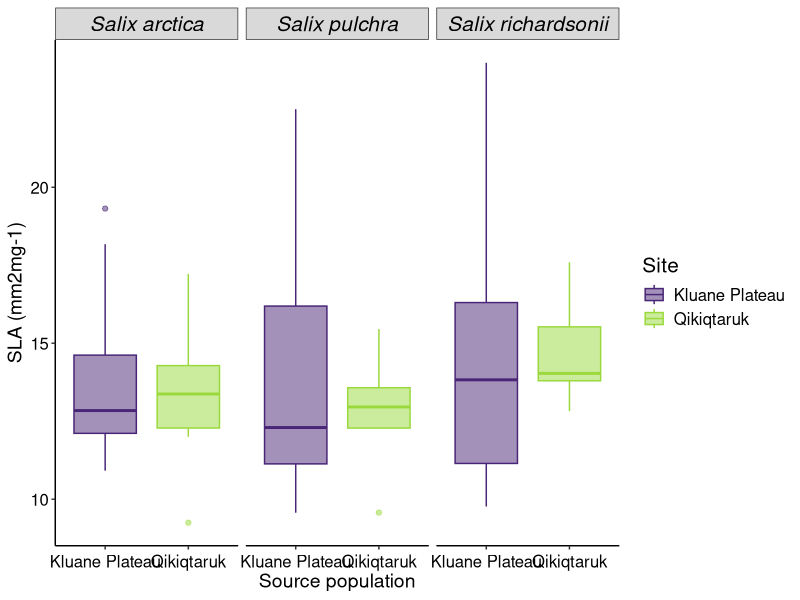
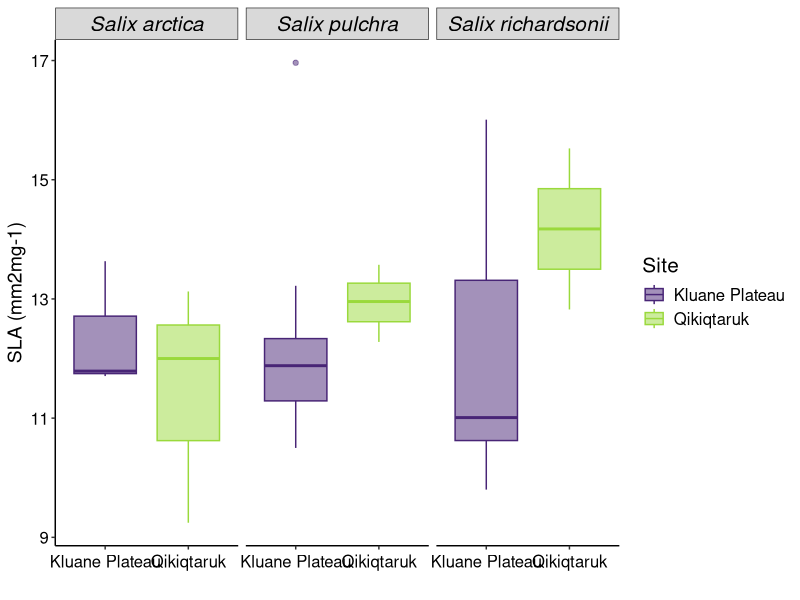
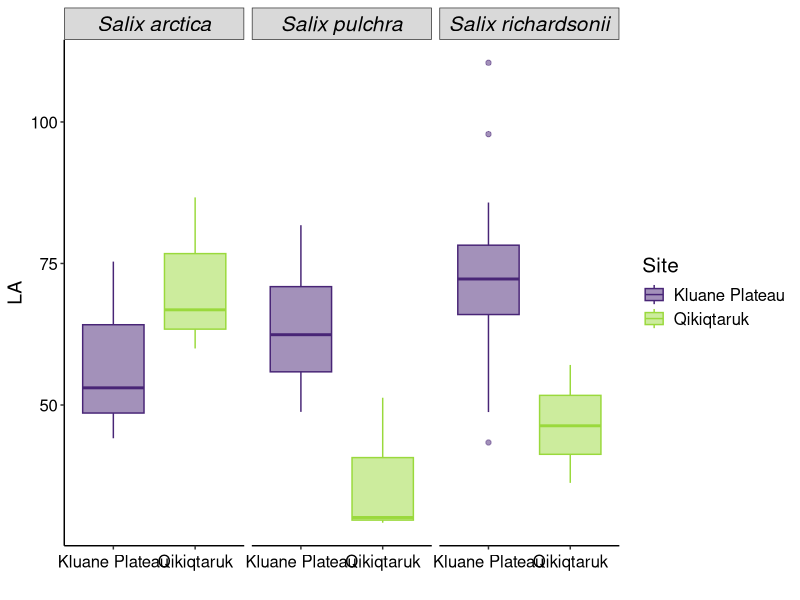
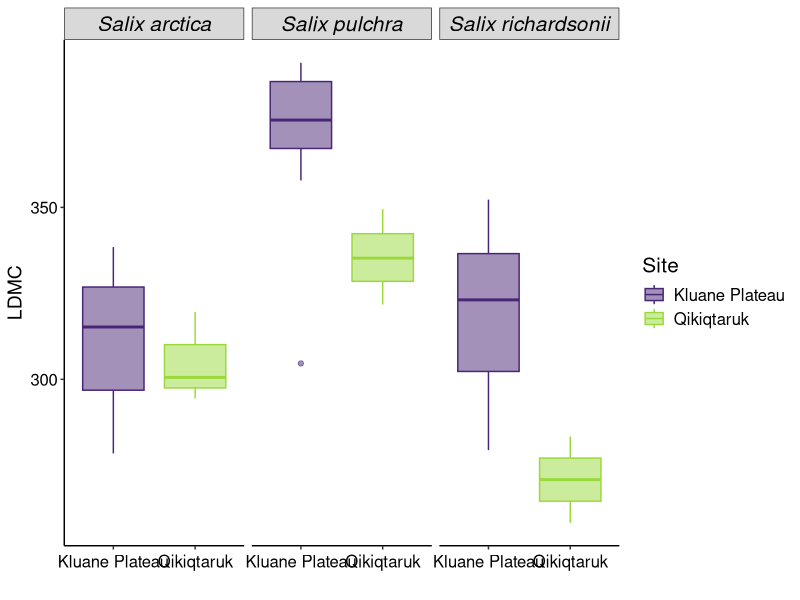

Reproduce these figures in R, in order.
#### Source populations
# Exploration of southern (Kluane) and northern (Qikiqtaruk) willow populations 
# Madelaine 16/11/22
# last updated: 

# libraries ---- 
library(ggplot2)
library(viridis)
library(dplyr)


# data ---- 
SLA_2022 <- read.csv("data/common_garden_2022/field_sla_2022.csv")

str(SLA_2022)

# quick plot of ALL source populations SLA 
# field data collected 2021 for Kluane and 2022 for QHI
 # but, to be fair this includes senescing leaves, too 
 # samples in Klaune were collected 4-5  times over season - should probably pick a July value
 # samples in QHI were collected in July or senescing in Aug. 
(sla_source <- ggplot(SLA_2022) +
    geom_boxplot(aes(x = Site, y = SLA, colour = Site, fill = Site, group = Site), size = 0.5, alpha = 0.5) +
    facet_grid(cols = vars(Species)) +
    ylab("SLA (mm2mg-1)") +
    xlab("Source population") +
    scale_colour_viridis_d(begin = 0.1, end = 0.85) +
    scale_fill_viridis_d(begin = 0.1, end = 0.85) +
    theme_bw() +
    theme(panel.border = element_blank(),
          panel.grid.major = element_blank(),
          panel.grid.minor = element_blank(),
          strip.text = element_text(size = 15, color = "black", face = "italic"),
          legend.title = element_text(size=15), #change legend title font size
          legend.text = element_text(size=12),
          axis.line = element_line(colour = "black"),
          axis.title = element_text(size = 14),
          axis.text.x = element_text(vjust = 0.5, size = 12, colour = "black"),
          axis.text.y = element_text(size = 12, colour = "black")))

# okay filter out to only include July values 
# need to still merge with old field data 

july_sla <- SLA_2022 %>% 
  filter(date_sampled %in% c("2022-07-26", "2022-07-25", "2021-07-06", "2021-07-19"))

(sla_source_july <- ggplot(july_sla) +
    geom_boxplot(aes(x = Site, y = SLA, colour = Site, fill = Site, group = Site), size = 0.5, alpha = 0.5) +
    facet_grid(cols = vars(Species)) +
    ylab("SLA (mm2mg-1)") +
    xlab("") +
    scale_colour_viridis_d(begin = 0.1, end = 0.85) +
    scale_fill_viridis_d(begin = 0.1, end = 0.85) +
    theme_bw() +
    theme(panel.border = element_blank(),
          panel.grid.major = element_blank(),
          panel.grid.minor = element_blank(),
          strip.text = element_text(size = 15, color = "black", face = "italic"),
          legend.title = element_text(size=15), #change legend title font size
          legend.text = element_text(size=12),
          axis.line = element_line(colour = "black"),
          axis.title = element_text(size = 14),
          axis.text.x = element_text(vjust = 0.5, size = 12, colour = "black"),
          axis.text.y = element_text(size = 12, colour = "black")))


# Leaf area 
(sla_source_july <- ggplot(july_sla) +
    geom_boxplot(aes(x = Site, y = LA, colour = Site, fill = Site, group = Site), size = 0.5, alpha = 0.5) +
    facet_grid(cols = vars(Species)) +
    ylab("LA") +
    xlab("") +
    scale_colour_viridis_d(begin = 0.1, end = 0.85) +
    scale_fill_viridis_d(begin = 0.1, end = 0.85) +
    theme_bw() +
    theme(panel.border = element_blank(),
          panel.grid.major = element_blank(),
          panel.grid.minor = element_blank(),
          strip.text = element_text(size = 15, color = "black", face = "italic"),
          legend.title = element_text(size=15), #change legend title font size
          legend.text = element_text(size=12),
          axis.line = element_line(colour = "black"),
          axis.title = element_text(size = 14),
          axis.text.x = element_text(vjust = 0.5, size = 12, colour = "black"),
          axis.text.y = element_text(size = 12, colour = "black")))

# Leaf dry matter content 
(ldmc_source_july <- ggplot(july_sla) +
    geom_boxplot(aes(x = Site, y = LDMC, colour = Site, fill = Site, group = Site), size = 0.5, alpha = 0.5) +
    facet_grid(cols = vars(Species)) +
    ylab("LDMC") +
    xlab("") +
    scale_colour_viridis_d(begin = 0.1, end = 0.85) +
    scale_fill_viridis_d(begin = 0.1, end = 0.85) +
    theme_bw() +
    theme(panel.border = element_blank(),
          panel.grid.major = element_blank(),
          panel.grid.minor = element_blank(),
          strip.text = element_text(size = 15, color = "black", face = "italic"),
          legend.title = element_text(size=15), #change legend title font size
          legend.text = element_text(size=12),
          axis.line = element_line(colour = "black"),
          axis.title = element_text(size = 14),
          axis.text.x = element_text(vjust = 0.5, size = 12, colour = "black"),
          axis.text.y = element_text(size = 12, colour = "black")))
